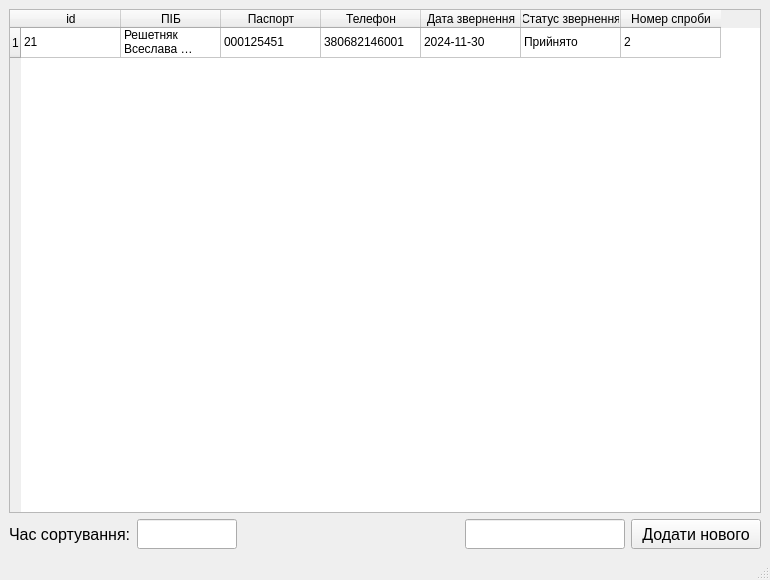
<?xml version="1.0" encoding="UTF-8"?>
<ui version="4.0">
 <class>MainWindow</class>
 <widget class="QMainWindow" name="MainWindow">
  <property name="geometry">
   <rect>
    <x>0</x>
    <y>0</y>
    <width>770</width>
    <height>580</height>
   </rect>
  </property>
  <property name="minimumSize">
   <size>
    <width>770</width>
    <height>580</height>
   </size>
  </property>
  <property name="windowTitle">
   <string>MainWindow</string>
  </property>
  <widget class="QWidget" name="centralwidget">
   <layout class="QGridLayout" name="gridLayout">
    <item row="2" column="0">
     <widget class="QLabel" name="label">
      <property name="font">
       <font>
        <pointsize>12</pointsize>
       </font>
      </property>
      <property name="text">
       <string>Час сортування:</string>
      </property>
     </widget>
    </item>
    <item row="2" column="5">
     <widget class="QPushButton" name="pushButtonAddUser">
      <property name="minimumSize">
       <size>
        <width>130</width>
        <height>30</height>
       </size>
      </property>
      <property name="maximumSize">
       <size>
        <width>140</width>
        <height>30</height>
       </size>
      </property>
      <property name="font">
       <font>
        <pointsize>12</pointsize>
       </font>
      </property>
      <property name="text">
       <string>Додати нового</string>
      </property>
     </widget>
    </item>
    <item row="2" column="4">
     <widget class="QLineEdit" name="lineEditStatus">
      <property name="maximumSize">
       <size>
        <width>160</width>
        <height>30</height>
       </size>
      </property>
      <property name="font">
       <font>
        <pointsize>12</pointsize>
       </font>
      </property>
      <property name="readOnly">
       <bool>true</bool>
      </property>
     </widget>
    </item>
    <item row="0" column="0" colspan="6">
     <widget class="QTableWidget" name="tableWidget">
      <property name="editTriggers">
       <set>QAbstractItemView::EditTrigger::NoEditTriggers</set>
      </property>
      <property name="sortingEnabled">
       <bool>false</bool>
      </property>
      <attribute name="horizontalHeaderVisible">
       <bool>true</bool>
      </attribute>
      <attribute name="horizontalHeaderHighlightSections">
       <bool>false</bool>
      </attribute>
      <attribute name="verticalHeaderVisible">
       <bool>true</bool>
      </attribute>
      <attribute name="verticalHeaderShowSortIndicator" stdset="0">
       <bool>true</bool>
      </attribute>
      <row/>
      <column>
       <property name="text">
        <string>id</string>
       </property>
      </column>
      <column>
       <property name="text">
        <string>ПІБ</string>
       </property>
      </column>
      <column>
       <property name="text">
        <string>Паспорт</string>
       </property>
      </column>
      <column>
       <property name="text">
        <string>Телефон</string>
       </property>
      </column>
      <column>
       <property name="text">
        <string>Дата звернення</string>
       </property>
      </column>
      <column>
       <property name="text">
        <string>Статус звернення</string>
       </property>
      </column>
      <column>
       <property name="text">
        <string>Номер спроби</string>
       </property>
      </column>
      <item row="0" column="0">
       <property name="text">
        <string>21</string>
       </property>
      </item>
      <item row="0" column="1">
       <property name="text">
        <string>Решетняк Всеслава Іванівна</string>
       </property>
      </item>
      <item row="0" column="2">
       <property name="text">
        <string>000125451</string>
       </property>
      </item>
      <item row="0" column="3">
       <property name="text">
        <string>380682146001</string>
       </property>
      </item>
      <item row="0" column="4">
       <property name="text">
        <string>2024-11-30</string>
       </property>
      </item>
      <item row="0" column="5">
       <property name="text">
        <string>Прийнято</string>
       </property>
      </item>
      <item row="0" column="6">
       <property name="text">
        <string>2</string>
       </property>
      </item>
     </widget>
    </item>
    <item row="2" column="1">
     <widget class="QLineEdit" name="lineEditSortTime">
      <property name="maximumSize">
       <size>
        <width>100</width>
        <height>30</height>
       </size>
      </property>
      <property name="font">
       <font>
        <pointsize>12</pointsize>
       </font>
      </property>
      <property name="readOnly">
       <bool>true</bool>
      </property>
     </widget>
    </item>
    <item row="2" column="3">
     <spacer name="horizontalSpacer">
      <property name="orientation">
       <enum>Qt::Orientation::Horizontal</enum>
      </property>
      <property name="sizeHint" stdset="0">
       <size>
        <width>70</width>
        <height>20</height>
       </size>
      </property>
     </spacer>
    </item>
   </layout>
  </widget>
  <widget class="QMenuBar" name="menubar">
   <property name="geometry">
    <rect>
     <x>0</x>
     <y>0</y>
     <width>770</width>
     <height>21</height>
    </rect>
   </property>
  </widget>
  <widget class="QStatusBar" name="statusbar"/>
 </widget>
 <resources/>
 <connections/>
</ui>
